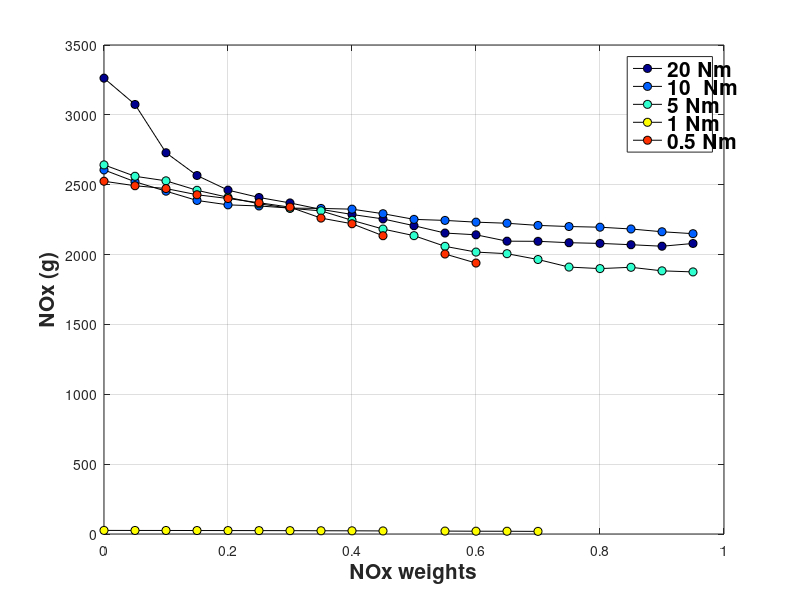
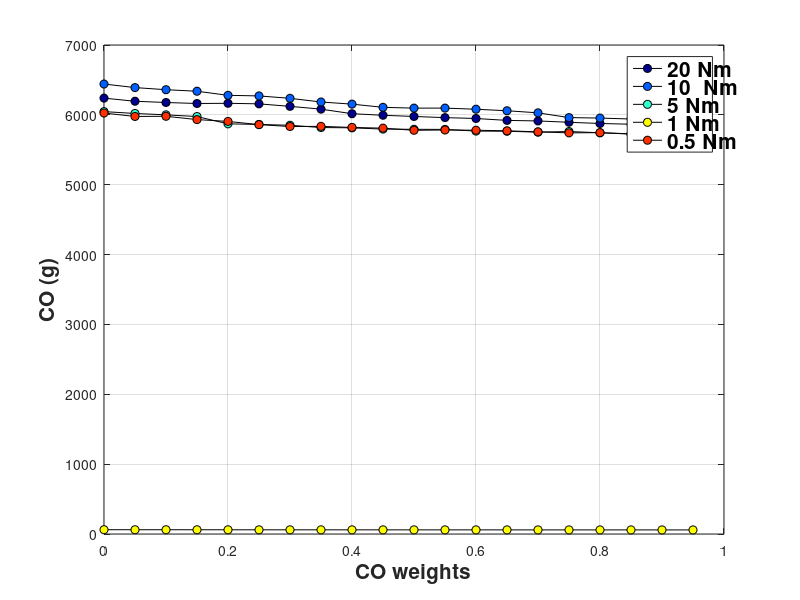
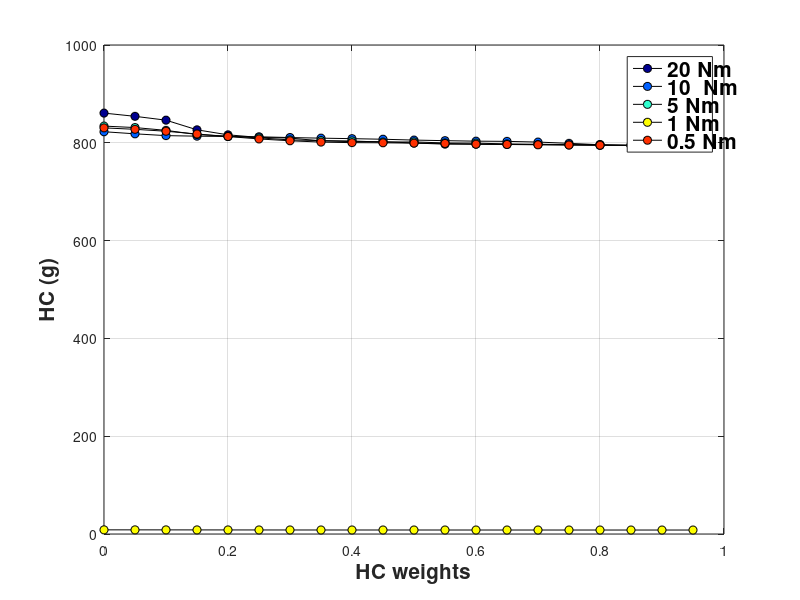
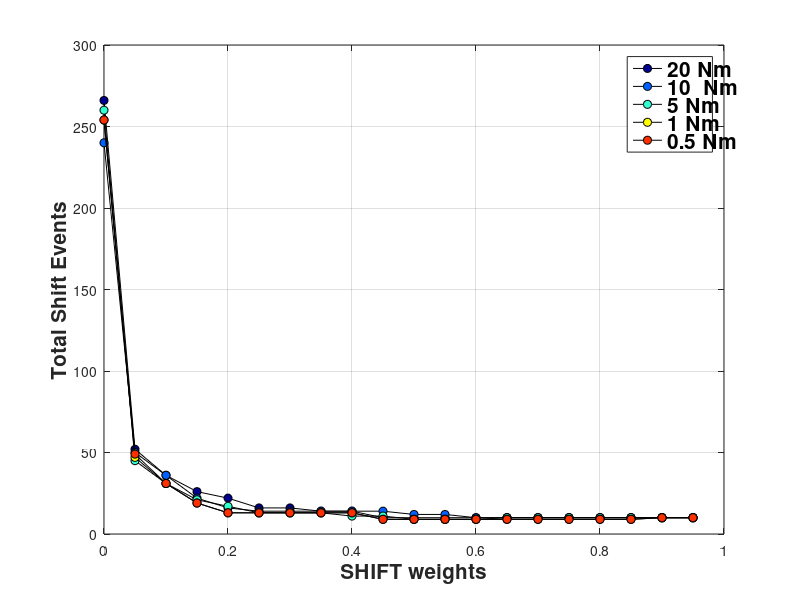

Here is the MATLAB script that generated these plots, in order: (Note: this script raises an error after producing the figures.)
clear;
clf;
close all;
C = jet;
h = 14;
r=6;
t = 10;
q = 12;  % For colors
start = 1;
stop = 10;
for i = [start, 2,3,4,5,6];
    if i == 1
        load SOC_grid_005_trq_20_NM_HWFET;
        c = '20 Nm';
    elseif i == 2
        load SOC_grid_005_trq_10_NM_HWFET;
        c = '10  Nm';
    elseif i == 3
        load SOC_grid_005_trq_5_NM_HWFET;
        c = '5 Nm';
    elseif i == 4
        load SOC_grid_005_trq_1_NM_HWFET;
        c = '1 Nm';
    elseif i == 5
        load SOC_grid_005_trq_0_5_NM_HWFET;
        c = '0.5 Nm';
    elseif i == 6
        load SOC_grid_005_trq_0_1_NM_HWFET;
        c = '0.1 Nm';
    elseif i == 7
        load SOC_grid_001_interp;
        c = '0.001 lin. interp.';
    elseif i == 8
        load SOC_grid_0005_interp;
        c = '0.0005 lin. interp.';
    elseif i == 9
        load SOC_grid_005_interp_cubic;
        c = '0.005 cubic interp.';
    elseif i == 10
        load SOC_grid_0005_interp_cubic;
        c = '0.0005 cubic. interp.';
    elseif i == 11;
        load SOC_grid_005_interp_full_cyc;
        c = '0.005 line. interp FULL';
    elseif i == 12;
        load SOC_grid_005_interp_lower_weights;
        c = '0.005 line. interp Lower weights';
    elseif i == 13;
        load SOC_grid_005_interp_full_cyc_smooth;
        c = '0.005 line. interp Full CYC Smoothed Data';
    else
        load SOC_grid_001_interp_full_cyc_smooth;
        c = '0.001 line. interp Full CYC Smoothed Data';
    end
    
    if i == start
        leg = {c};
        a = 1;
    else
        leg = {leg{1:a}, c};
        a = a+1;
    end
    
    figure(2)
    plot(result.a1(1,:),result.NOx(1,:),'-ko',...
        'LineWidth',0.5,...
        'MarkerEdgeColor','k',...
        'MarkerFaceColor',C(a+(a-1)*q,:),...
        'MarkerSize',r)
    grid on
    ylabel('NOx (g)')
    xlabel('NOx weights')
    legend(leg{1:a})
    set(findall(gcf,'type','text'),'FontSize',15,'fontWeight','bold')
    hold on
    
    figure(3)
    plot(result.a2(2,:),result.CO(2,:),'-ko',...
        'LineWidth',0.5,...
        'MarkerEdgeColor','k',...
        'MarkerFaceColor',C(a+(a-1)*q,:),...
        'MarkerSize',r)
    grid on
    ylabel('CO (g)')
    xlabel('CO weights')
    legend(leg{1:a})
    set(findall(gcf,'type','text'),'FontSize',15,'fontWeight','bold')
    hold on
    
    figure(4)
    plot(result.a3(3,:),result.HC(3,:),'-ko',...
        'LineWidth',0.5,...
        'MarkerEdgeColor','k',...
        'MarkerFaceColor',C(a+(a-1)*q,:),...
        'MarkerSize',r)
    grid on
    ylabel('HC (g)')
    xlabel('HC weights')
    legend(leg{1:a})
    set(findall(gcf,'type','text'),'FontSize',15,'fontWeight','bold')
    hold on
    
    figure(5)
    plot(result.shift(4,:),result.SE(4,:),'-ko',...
        'LineWidth',0.5,...
        'MarkerEdgeColor','k',...
        'MarkerFaceColor',C(a+(a-1)*q,:),...
        'MarkerSize',r)
    grid on
    ylabel('Total Shift Events')
    xlabel('SHIFT weights')
    legend(leg{1:a})
    set(findall(gcf,'type','text'),'FontSize',15,'fontWeight','bold')
    hold on
    
    figure(6)
    plot(result.eng(5,:),result.EE(5,:),'-ko',...
        'LineWidth',0.5,...
        'MarkerEdgeColor','k',...
        'MarkerFaceColor',C(a+(a-1)*q,:),...
        'MarkerSize',r)
    grid on
    ylabel('Total Engine Events')
    xlabel('ENG weights')
    legend(leg{1:a})
    set(findall(gcf,'type','text'),'FontSize',15,'fontWeight','bold')
    hold on
end

hold off
set(findall(gcf,'type','text'),'FontSize',15,'fontWeight','bold')

